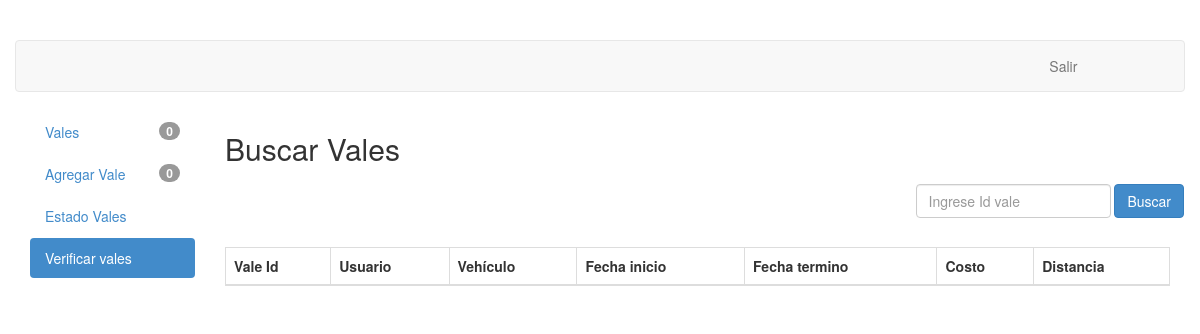
/vales/verificar/12/verificar_vale/ (signed in), run on an earlier commit of the app's database.
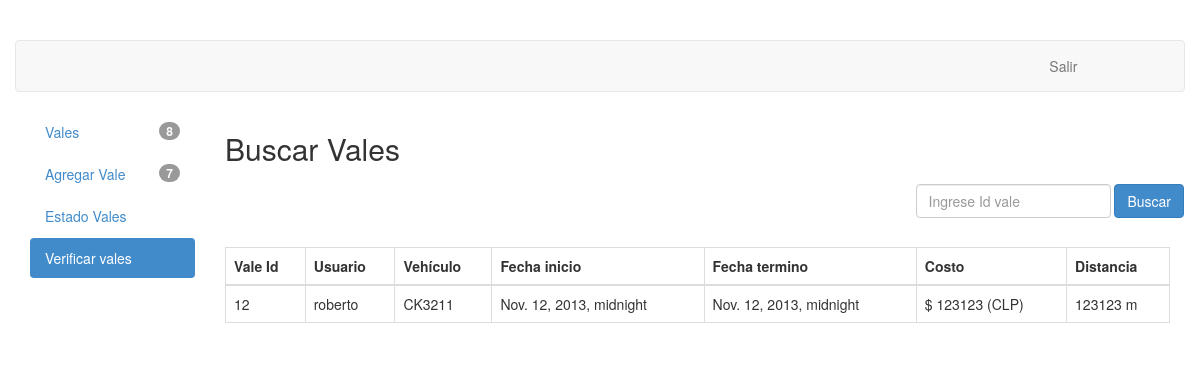
And on a later commit of the database.
### vales/models.py (models this page shows)
class Vale(models.Model):
	usuario = models.ForeignKey(User)
	vehiculo = models.CharField(max_length=6)
	fecha_inicio = models.DateTimeField()
	fecha_termino = models.DateTimeField()
	costo = models.PositiveIntegerField()
	distancia = models.PositiveIntegerField()
	en_espera = models.BooleanField()
	ESTADO = (
			('A','Aceptada'),
			('R','Rechazada'),
			('S','Sin observacion'),
		)
	estado = models.CharField(max_length=1,choices=ESTADO)
	class Meta:
		permissions = (
			("view_vale", "Can see available vales"),
			("accept_vale", "Can change status of vales"),
			("modify_vale", "Can modify the status of vales"),
			("close_vale", "Can remove a vale by setting its status as closed"),
		)

### vales/views.py (the view)
# urls.py: url(r'^verificar/(?P<vale_id>\d+)/verificar_vale/$', views.verificar_vale, name='verificar_vale'),
@user_passes_test(user_check, login_url='/vales/')
def verificar_vale(request,vale_id):
	vales = Vale.objects.all()
	vales_aceptados = vales.filter(estado="A",en_espera=False).count()
	vales_rechazados = vales.filter(estado="R",en_espera=False).count()
	vales_sin_observar = vales.filter(estado="S",en_espera=False).count()
	vales_en_espera = vales.filter(en_espera=True).count()
	vales = vales.filter(pk=vale_id)
	context = { "vales" : vales ,
				"vales_aceptados" : vales_aceptados,
				"vales_rechazados" : vales_rechazados,
				"vales_sin_observar" : vales_sin_observar,
				"vales_en_espera" : vales_en_espera,
				}
	return render(request, "verificar.html" , context)

### vales/views.py (called while the page is built)
def user_check(user):
	return user.is_authenticated()

### vales/templates/verificar.html (shortened to what this page needs)
{% extends "base_layout.html" %}
{% block contentbody %}
<h2> Buscar Vales </h2>
<div class="navbar">
	<form role="search" action="javascript:void(0);" class="navbar-form navbar-right">
		<div class="row">
		<div class="form-group">
			<input type="text" class="form-control" placeholder="Ingrese Id vale" id="vale-id">
		</div>
		<button id="buscar-btn" class="btn btn-primary">Buscar </button>
		</div>
	</form>
</div>
<table class="table table-bordered">
	<thead>
		<tr>
		<th>Vale Id</th>
		<th>Usuario</th>
		<th>Vehículo</th>
		<th>Fecha inicio</th>
		<th>Fecha termino</th>
		<th>Costo</th>
		<th>Distancia</th>
		</tr>
	</thead>
	<tbody>
	{% if perms.vales.view_vale %}
		{% for vale in vales %}
			{% if not vale.en_espera %}
			<tr {% if vale.estado == "A" %} class="success" {% endif %}
			 >
				<td> {{vale.id  }} </td>
				<td> {{vale.usuario  }} </td>
				<td> {{vale.vehiculo }} </td>
				<td> {{vale.fecha_inicio }} </td>
				<td> {{vale.fecha_termino }} </td>
				<td> $ {{vale.costo }} (CLP) </td>
				<td> {{vale.distancia }} m </td>
			</tr>
			{% endif %}
		{% endfor %}
	{% endif %}
	</tbody>
</table>
{% endblock contentbody %}

What changed in the data, as far as the page shows it:
added Vale: id "12", usuario "roberto", vehiculo "CK3211", fecha_inicio "Nov. 12, 2013, midnight", fecha_termino "Nov. 12, 2013, midnight", costo "123123", distancia "123123"
Also different on the page:
{{ vales_sin_observar }}: "0" → "8"
{{ vales_en_espera }}: "0" → "7"
